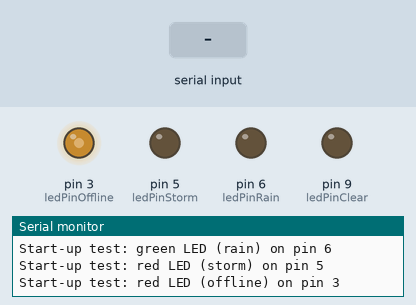
A program run on a simulated Arduino Uno, built with avr-gcc and run on an emulated ATmega328P. On the bench: output pins drawn as LEDs (lit = HIGH), the last lines printed to the serial monitor. The test bench sets the inputs (shaded band). Random numbers use the default seed unless the program sets one.

Above: at 2.2 s.
At 2.7 s:
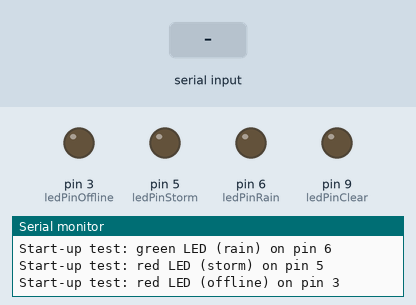
4.1 s: "W,61\n" received over Serial
At 4.75 s:
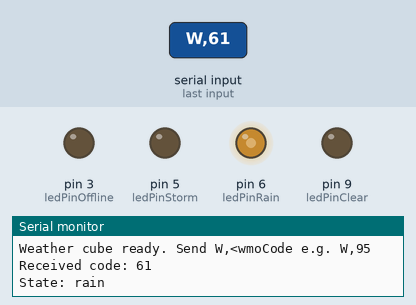
Timing chart, 0 to 13.1 s (numbered marks = the images above; inputs shaded):
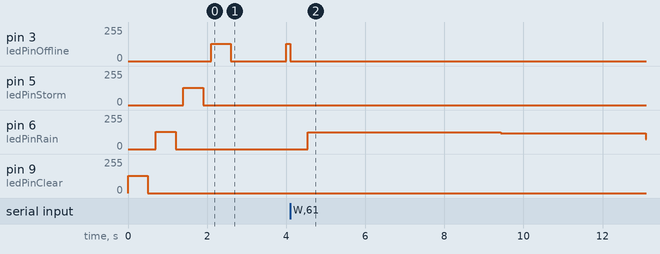

Measured:
- after the input at 4.1 s, pin 6 (ledPinRain): 0/255 → 126/255 after 0.45 s, → 120/255 4.9 s later, → 73/255 3.7 s later

The program:

main.cpp
```cpp
#include <Arduino.h>
#include "config.h"
#include "ledPatterns.h"
#include "serialLink.h"
#include "weatherState.h"

// starts offline
static WeatherState currentState = WeatherState::offline;
static unsigned long lastMessageMs = 0;
static bool hasReceivedMessage = false;

static const __FlashStringHelper *stateName(WeatherState state) {
    switch (state) {
        case WeatherState::clear:
            return F("clear");
        case WeatherState::cloudy:
            return F("cloudy");
        case WeatherState::rain:
            return F("rain");
        case WeatherState::snow:
            return F("snow");
        case WeatherState::storm:
            return F("storm");
        case WeatherState::offline:
            return F("offline");
    }
    return F("unknown");
}

static void changeState(WeatherState newState) {
    if (newState == currentState) {
        return;
    }

    currentState = newState;
    Serial.print(F("State: "));
    Serial.println(stateName(newState));
}

void setup() {
    initialiseSerialLink();
    initialiseLeds();
    runStartupTest();
    Serial.println(F("Weather cube ready. Send W,<wmoCode e.g. W,95"));
}

void loop () {
    const unsigned long nowMs = millis();

    int wmoCode = 0;
    if (pollWeatherMessage(wmoCode)) {
        hasReceivedMessage = true;
        lastMessageMs = nowMs;
        Serial.print(F("Received code: "));
        Serial.println(wmoCode);
        changeState(stateFromWmoCode(wmoCode));
    } else if (hasReceivedMessage && (nowMs - lastMessageMs) > offlineTimeoutMs) {
        changeState(WeatherState::offline);
    }

    renderPattern(currentState, nowMs);
}
```

ledPatterns.h
```cpp
#ifndef LED_PATTERNS_H
#define LED_PATTERNS_H

#include "weatherState.h"

// sets LED pin as outputs, switches off and seeds the random number generator (for storm flicker)
void initialiseLeds();

// lights each LED in turn and names over Serial
void runStartupTest();

// draws one frame of pattern from given state
void renderPattern(WeatherState state, unsigned long nowMs);

#endif
```

serialLink.h
```cpp
#ifndef SERIAL_LINK_H
#define SERIAL_LINK_H

// reads newline-temrinated messages from laptop bridge without blocking.
// message format: "W,<wmoCode>" followed by a newlLine e.g. "W,61"

// starts serial port and clears line buffer
void initialiseSerialLink();

// reads any waiting bytes and returns true when a complete, valid message has just arrived, writing the code into wmoCode
bool pollWeatherMessage(int &wmoCode);

#endif
```

weatherState.h
```cpp
#ifndef WEATHER_STATE_H
#define WEATHER_STATE_H

// display states the cube can show
enum class WeatherState {
    clear,
    cloudy,
    rain,
    snow,
    storm,
    offline
};

// maps an Open-Meteo (WMO) weather code to a display state. unknown codes fall back to cloudy
WeatherState stateFromWmoCode(int wmoCode);

#endif
```

ledPatterns.cpp
```cpp
#include "ledPatterns.h"
#include <Arduino.h>
#include "config.h"

namespace {

// brightness levels below are 0-255 before maxBrightness cap
struct LedLevels {
    uint8_t clear;
    uint8_t rain;
    uint8_t storm;
    uint8_t offline;
};

constexpr unsigned long clearPeriodMs = 4000UL;
constexpr unsigned long rainPeriodMs = 700UL;
constexpr unsigned long snowPeriodMs = 3500UL;
constexpr unsigned long offlinePeriodMs = 2000UL;
constexpr unsigned long offlineOnMs = 500UL;

constexpr uint8_t cloudyYellowLevel = 70;
constexpr uint8_t cloudyGreenLevel = 35;
constexpr uint8_t stormGreenLevel = 25;

unsigned long nextStormChangeMs = 0;
uint8_t stormLevel = 0;

void setBrightness(uint8_t pin, uint8_t level) {
    const uint16_t scaled = (static_cast<uint16_t>(level) * maxBrightness) / 255U;
    analogWrite(pin, static_cast<uint8_t> (scaled));
}

void writeLevels(const LedLevels &levels) {
    setBrightness(ledPinClear, levels.clear);
    setBrightness(ledPinRain, levels.rain);
    setBrightness(ledPinStorm, levels.storm);
    setBrightness(ledPinOffline, levels.offline);
}

// triangle wave from 0 to 255 and back, repeating every periodMs
uint8_t triangleWave(unsigned long nowMs, unsigned long periodMs) {
    const unsigned long phase = nowMs % periodMs;
    const unsigned long half = periodMs / 2;
    const unsigned long rising = (phase < half) ? phase : (periodMs - phase);
    return static_cast<uint8_t>((rising * 255UL) / half);
}

// squares level so fades look even to eye rather than abrupt at bottom
uint8_t easeLevel(uint8_t level) {
    return static_cast<uint8_t>((static_cast<uint16_t>(level) * level) / 255U);
}

LedLevels clearPattern(unsigned long nowMs) {
    const uint8_t breath = easeLevel(triangleWave(nowMs, clearPeriodMs));
    return {breath, 0, 0, 0};
}

LedLevels cloudyPattern() {
    return {cloudyYellowLevel, cloudyGreenLevel, 0, 0};
}

LedLevels rainPattern(unsigned long nowMs) {
    return {0, triangleWave(nowMs, rainPeriodMs), 0, 0};
}

LedLevels snowPattern(unsigned long nowMs) {
    return {0, easeLevel(triangleWave(nowMs, snowPeriodMs)), 0, 0};
}

LedLevels stormPattern(unsigned long nowMs) {
    // signed difference keeps correct when millis() wraps after ~49 days
    if (static_cast<long>(nowMs - nextStormChangeMs) >= 0) {
        const bool flash = (random(0, 6) == 0);
        stormLevel = flash ? 255 : static_cast<uint8_t>(random(10, 70));
        nextStormChangeMs = nowMs + static_cast<unsigned long>(random(30, 200));
    }
    return {0, stormGreenLevel, stormLevel, 0};
}

LedLevels offlinePattern(unsigned long nowMs) {
    const bool lit = (nowMs % offlinePeriodMs) < offlineOnMs;
    return {0, 0, 0, static_cast<uint8_t>(lit ? 255 : 0)};
}

void testLed(uint8_t pin, const __FlashStringHelper *label) {
    Serial.print(F("Start-up test: "));
    Serial.print(label);
    Serial.print(F(" on pin "));
    Serial.println(pin);

    setBrightness(pin, 255);
    delay(500);
    setBrightness(pin, 0);
    delay(200);
}

} // namespace

void initialiseLeds() {
    pinMode(ledPinClear, OUTPUT);
    pinMode(ledPinRain, OUTPUT);
    pinMode(ledPinStorm, OUTPUT);
    pinMode(ledPinOffline, OUTPUT);
    writeLevels({0, 0, 0, 0});

    // unconnected analogue pin picks up electrical noise: makes storm flicker different on every powerup
    randomSeed(analogRead(A0));
}

void runStartupTest() {
    testLed(ledPinClear, F("yellow LED (clear)"));
    testLed(ledPinRain, F("green LED (rain)"));
    testLed(ledPinStorm, F("red LED (storm)"));
    testLed(ledPinOffline, F("red LED (offline)"));
}

void renderPattern(WeatherState state, unsigned long nowMs) {
    switch (state) {
        case WeatherState::clear:
            writeLevels(clearPattern(nowMs));
            break;
        case WeatherState::cloudy:
            writeLevels(cloudyPattern());
            break;
        case WeatherState::rain:
            writeLevels(rainPattern(nowMs));
            break;
        case WeatherState::snow:
            writeLevels(snowPattern(nowMs));
            break;
        case WeatherState::storm:
            writeLevels(stormPattern(nowMs));
            break;
        case WeatherState::offline:
            writeLevels(offlinePattern(nowMs));
            break;
    }
}
```

serialLink.cpp
```cpp
#include "serialLink.h"
#include <Arduino.h>
#include "config.h"

namespace {

constexpr uint8_t lineBufferSize = 16;

char lineBuffer[lineBufferSize];
uint8_t lineLength = 0;
bool discardingLine = false;

// accepts exactly "W," followed by 1-3 digits, otherwise rejects
bool parseMessage(const char *line, int &wmoCode) {
    if (line[0] != 'W'|| line[1] != ',') {
        return false;
    }

    const char *digits = line + 2;
    if (*digits == '\0') {
        return false;
    }

    int value = 0;
    uint8_t digitCount = 0;
    for (const char *character = digits; *character != '\0'; character++) {
        if (*character < '0' || *character > '9') {
            return false;
        }
        digitCount++;
        if (digitCount > 3) {
            return false;
        }
        value = value * 10 + (*character - '0');
    }

    wmoCode = value;
    return true;
}

} // namespace

void initialiseSerialLink() {
    Serial.begin(serialBaudRate);
    lineLength = 0;
    discardingLine = false;
}

bool pollWeatherMessage(int &wmoCode) {
    while (Serial.available() > 0) {
        const char incoming = static_cast<char>(Serial.read());

        if (incoming == '\r') {
            continue;
        }

        if (incoming == '\n') {
            const bool lineWasValidLength = !discardingLine;
            lineBuffer[lineLength] = '\0';
            lineLength = 0;
            discardingLine = false;

            if (lineWasValidLength && parseMessage(lineBuffer, wmoCode)) {
                return true;
            }
            continue;
        }

        if (discardingLine) {
            continue;
        }

        if (lineLength < lineBufferSize - 1) {
            lineBuffer[lineLength] = incoming;
            lineLength++;
        } else {
            discardingLine = true;
        }
    }

    return false;
}
```

weatherState.cpp
```cpp
#include "weatherState.h"

WeatherState stateFromWmoCode(int wmoCode) {
    // codes are listed explicitly rather than ranges, because WMO table has gaps that Open-Meteo never returns

    switch (wmoCode) {
        case 0:
        case 1:
            return WeatherState::clear;

        case 2:
        case 3:
        case 45:
        case 48:
            return WeatherState::cloudy;

        case 51:
        case 53:
        case 55:
        case 56:
        case 57:
        case 61:
        case 63:
        case 65:
        case 66:
        case 67:
        case 80:
        case 81:
        case 82:
            return WeatherState::rain;

        case 71:
        case 73:
        case 75:
        case 77:
        case 85:
        case 86:
            return WeatherState::snow;

        case 95:
        case 96:
        case 97:
        case 99:
            return WeatherState::storm;

        default:
            return WeatherState::cloudy;
    }
}
```

config.h
```cpp
#ifndef CONFIG_H
#define CONFIG_H

#include <stdint.h>

// pin assignments
constexpr uint8_t ledPinClear = 9; // clear, part of cloudy
constexpr uint8_t ledPinRain = 6; // rain, snow, part of cloudy
constexpr uint8_t ledPinStorm = 5; // storm
constexpr uint8_t ledPinOffline = 3; // offline

// serial link to laptop
constexpr unsigned long serialBaudRate = 9600;

// if no valid weather message arrives within time, show offline state
constexpr unsigned long offlineTimeoutMs = 30UL * 60UL * 1000UL;

// upper limit for LED brightness (0 to 255), keep glow gentle
constexpr uint8_t maxBrightness = 128;

#endif
```
